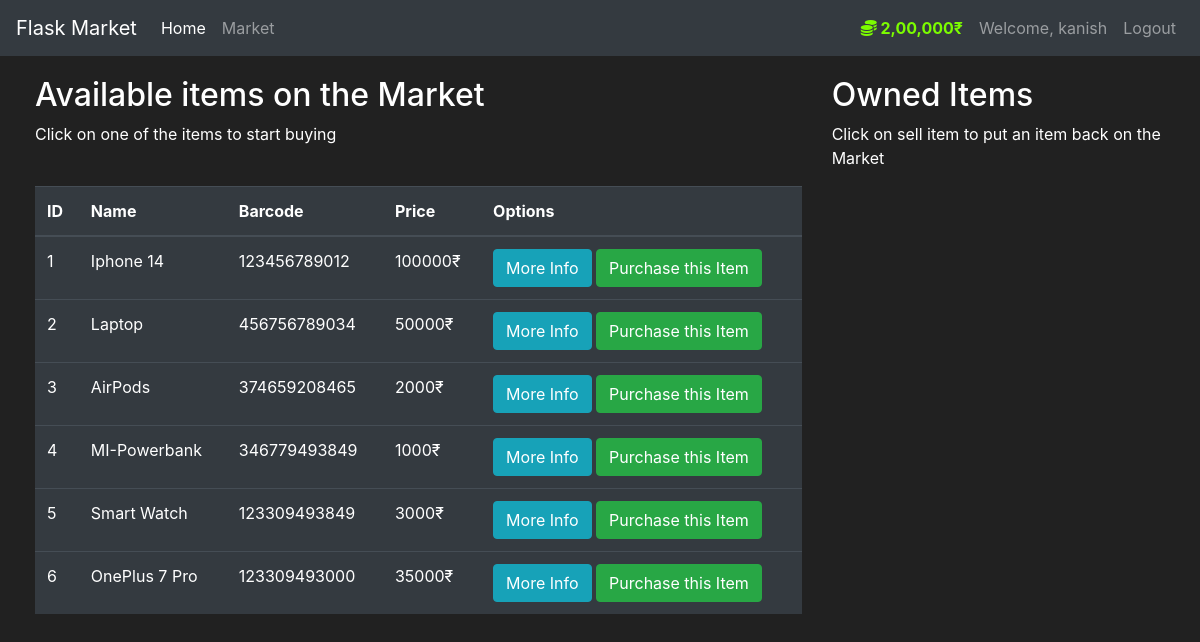
The app's page /market (signed in) with its own data.
### market/models.py (models this page shows, shortened)
class User(db.Model, UserMixin):
    id = db.Column(db.Integer(), primary_key=True)
    user_name = db.Column(db.String(length=30), nullable=False, unique=True)
    emil_address = db.Column(db.String(length=50), nullable=False, unique=True)
    password_hash = db.Column(db.String(length=60), nullable=False)
    budget = db.Column(db.Integer(), nullable=False, default=200000)
    items = db.relationship('Item', backref='owned_user', lazy=True) # absent of lazy comment sql not grap all the
    @property
    def prettier_budget(self):
        if len(str(self.budget)) >= 6:
            return f'{str(self.budget)[:-5]},{str(self.budget)[-5:-3]},{str(self.budget)[-3:]}₹'
        elif len(str(self.budget)) >= 4:
            return f'{str(self.budget)[:-3]},{str(self.budget)[-3:]}₹'
        else:
            return f'{self.budget}₹'
    @property
    def password(self):
        return self.password

class Item(db.Model):  # This is model that is going to be table in the database.
    id = db.Column(db.Integer(), primary_key=True)
    name = db.Column(db.String(length=30), nullable=False, unique=True)  # creating instance for column class.
    price = db.Column(db.Integer(), nullable=False)
    barcode = db.Column(db.String(length=30), nullable=False, unique=True)
    description = db.Column(db.String(length=1000), nullable=False, unique=True)
    owner = db.Column(db.Integer(), db.ForeignKey('user.id'))

### market/routes.py (the view, shortened to what this page needs)
@app.route('/market', methods=['GET', 'POST'])
@login_required
def market_page():
    purchase_form = PurchaseItemForm()
    selling_form = SellItemForm()
    if request.method == 'GET':
        items = Item.query.filter_by(owner=None)
        owned_items = Item.query.filter_by(owner=current_user.id)#  We can id here because we relate two tables using id.
        return render_template("market.html", items=items, purchase_form=purchase_form, owned_items=owned_items, selling_form=selling_form)

### market/models.py (called while the page is built)
@login_manager.user_loader
def load_user(user_id):
    return User.query.get(int(user_id))

### market/templates/market.html (shortened to what this page needs)
{% extends 'base.html' %}
{% block content %}
<div class="row" style="margin-top:20px; margin-left:20px">
   <div class="col-8">
       <h2>Available items on the Market</h2>
       <p>Click on one of the items to start buying</p>
       <br>
      <table class="table table-hover table-dark">
         <thead>
            <tr>
               <th scope="col">ID</th>
               <th scope="col">Name</th>
               <th scope="col">Barcode</th>
               <th scope="col">Price</th>
               <th scope="col">Options</th>
            </tr>
         </thead>
         <tbody>
            {% for item in items %}
            <tr>
               <td>{{ item.id }}</td>
               <td>{{ item.name }}</td>
               <td>{{ item.barcode }}</td>
               <td>{{ item.price }}₹</td>
               <td>
                  <button class="btn btn-outline btn-info" data-toggle="modal" data-target="#Modal-MoreInfo-{{ item.id }}">More Info</button>
                  <button class="btn btn-outline btn-success" data-toggle="modal" data-target="#Modal-PurchaseConfirm-{{ item.id }}">Purchase this Item</button>
               </td>
            </tr>
            {% endfor %}
         </tbody>
      </table>
   </div>
   <div class="col-4">
        <h2>Owned Items</h2>
        <p>Click on sell item to put an item back on the Market</p>
        <br>
   </div>
</div>
{% endblock %}

### market/templates/base.html (shortened to what this page needs)
<!doctype html>
<html lang="en">
   <head>
      <link rel="stylesheet" href="https://cdn.jsdelivr.net/npm/bootstrap@4.5.3/dist/css/bootstrap.min.css">
   </head>
   <body>
    <nav class="navbar navbar-expand-md navbar-dark bg-dark">
      <a class="navbar-brand" href="#">Flask Market</a>
      <div class="collapse navbar-collapse" id="navbarNav">
        <ul class="navbar-nav mr-auto">
            <li class="nav-item active">
                <a class="nav-link" href="{{ url_for('home_page') }}">Home <span class="sr-only">(current)</span></a>
            </li>
            <li class="nav-item">
                <a class="nav-link" href="{{ url_for('market_page') }}">Market</a>
            </li>
        </ul>
          {% if current_user.is_authenticated %}
            <ul class="navbar-nav">
                <li class="nav-item">
                    <a class="nav-link" style="color: lawngreen; font-weight: bold">
                        <i class="fas fa-coins"></i>
                        {{ current_user.prettier_budget }}
                    </a>
                </li>
                <li class="nav-item">
                    <a class="nav-link">Welcome, {{ current_user.user_name }}</a>
                </li>
                <li class="nav-item">
                    <a class="nav-link" href="{{ url_for('logout_page') }}">Logout</a>
                </li>
            </ul>
          {% endif %}
      </div>
    </nav>
      {% block content %}
      {% endblock %}
   </body>
</html>

### market/templates/base.html (style rules this page uses)
body { background-color: #212121; color: white }

### records on screen
User: prettier_budget "2,00,000₹", user_name "kanish"
Item: id "1", name "Iphone 14", barcode "123456789012", price "100000"
Item: id "2", name "Laptop", barcode "456756789034", price "50000"
Item: id "3", name "AirPods", barcode "374659208465", price "2000"
Item: id "4", name "MI-Powerbank", barcode "346779493849", price "1000"
Item: id "5", name "Smart Watch", barcode "123309493849", price "3000"
Item: id "6", name "OnePlus 7 Pro", barcode "123309493000", price "35000"
